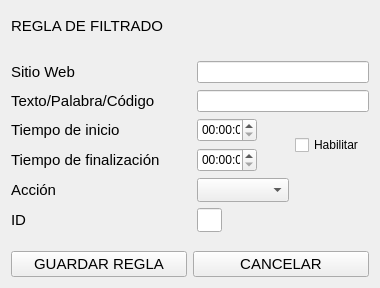
<?xml version="1.0" encoding="UTF-8"?>
<ui version="4.0">
 <class>AgregarReglaWeb</class>
 <widget class="QWidget" name="AgregarReglaWeb">
  <property name="geometry">
   <rect>
    <x>0</x>
    <y>0</y>
    <width>380</width>
    <height>288</height>
   </rect>
  </property>
  <property name="minimumSize">
   <size>
    <width>380</width>
    <height>288</height>
   </size>
  </property>
  <property name="maximumSize">
   <size>
    <width>380</width>
    <height>288</height>
   </size>
  </property>
  <property name="windowTitle">
   <string>Agregar regla manualmente</string>
  </property>
  <layout class="QGridLayout" name="gridLayout_3">
   <item row="4" column="0">
    <layout class="QGridLayout" name="gridLayout_2">
     <item row="0" column="0">
      <widget class="QPushButton" name="pushButton">
       <property name="font">
        <font>
         <family>Cantarell</family>
         <pointsize>11</pointsize>
        </font>
       </property>
       <property name="text">
        <string>GUARDAR REGLA</string>
       </property>
      </widget>
     </item>
     <item row="0" column="1">
      <widget class="QPushButton" name="pushButton_2">
       <property name="font">
        <font>
         <family>Cantarell</family>
         <pointsize>11</pointsize>
        </font>
       </property>
       <property name="text">
        <string>CANCELAR</string>
       </property>
      </widget>
     </item>
    </layout>
   </item>
   <item row="2" column="0">
    <layout class="QGridLayout" name="gridLayout">
     <item row="2" column="1">
      <widget class="QTimeEdit" name="timeEdit">
       <property name="minimumSize">
        <size>
         <width>60</width>
         <height>24</height>
        </size>
       </property>
       <property name="maximumSize">
        <size>
         <width>60</width>
         <height>24</height>
        </size>
       </property>
      </widget>
     </item>
     <item row="0" column="0">
      <widget class="QLabel" name="label_2">
       <property name="minimumSize">
        <size>
         <width>180</width>
         <height>24</height>
        </size>
       </property>
       <property name="maximumSize">
        <size>
         <width>180</width>
         <height>24</height>
        </size>
       </property>
       <property name="font">
        <font>
         <family>Cantarell</family>
         <pointsize>11</pointsize>
        </font>
       </property>
       <property name="text">
        <string>Sitio Web</string>
       </property>
      </widget>
     </item>
     <item row="4" column="1">
      <widget class="QComboBox" name="comboBox">
       <property name="minimumSize">
        <size>
         <width>92</width>
         <height>24</height>
        </size>
       </property>
       <property name="maximumSize">
        <size>
         <width>92</width>
         <height>24</height>
        </size>
       </property>
      </widget>
     </item>
     <item row="1" column="0">
      <widget class="QLabel" name="label_3">
       <property name="font">
        <font>
         <family>Cantarell</family>
         <pointsize>11</pointsize>
        </font>
       </property>
       <property name="text">
        <string>Texto/Palabra/Código</string>
       </property>
      </widget>
     </item>
     <item row="3" column="1">
      <widget class="QTimeEdit" name="timeEdit_2">
       <property name="minimumSize">
        <size>
         <width>60</width>
         <height>24</height>
        </size>
       </property>
       <property name="maximumSize">
        <size>
         <width>60</width>
         <height>24</height>
        </size>
       </property>
      </widget>
     </item>
     <item row="2" column="0">
      <widget class="QLabel" name="label_4">
       <property name="font">
        <font>
         <family>Cantarell</family>
         <pointsize>11</pointsize>
        </font>
       </property>
       <property name="text">
        <string>Tiempo de inicio</string>
       </property>
      </widget>
     </item>
     <item row="3" column="0">
      <widget class="QLabel" name="label_5">
       <property name="font">
        <font>
         <family>Cantarell</family>
         <pointsize>11</pointsize>
        </font>
       </property>
       <property name="text">
        <string>Tiempo de finalización</string>
       </property>
      </widget>
     </item>
     <item row="4" column="0">
      <widget class="QLabel" name="label_6">
       <property name="font">
        <font>
         <family>Cantarell</family>
         <pointsize>11</pointsize>
        </font>
       </property>
       <property name="text">
        <string>Acción</string>
       </property>
      </widget>
     </item>
     <item row="5" column="0">
      <widget class="QLabel" name="label_7">
       <property name="font">
        <font>
         <family>Cantarell</family>
         <pointsize>11</pointsize>
        </font>
       </property>
       <property name="text">
        <string>ID</string>
       </property>
      </widget>
     </item>
     <item row="5" column="1">
      <widget class="QLineEdit" name="lineEdit_3">
       <property name="minimumSize">
        <size>
         <width>25</width>
         <height>24</height>
        </size>
       </property>
       <property name="maximumSize">
        <size>
         <width>25</width>
         <height>24</height>
        </size>
       </property>
      </widget>
     </item>
     <item row="2" column="2" rowspan="2">
      <widget class="QCheckBox" name="checkBox">
       <property name="text">
        <string>Habilitar</string>
       </property>
      </widget>
     </item>
     <item row="0" column="1" colspan="2">
      <widget class="QLineEdit" name="lineEdit">
       <property name="text">
        <string/>
       </property>
      </widget>
     </item>
     <item row="1" column="1" colspan="2">
      <widget class="QLineEdit" name="lineEdit_2"/>
     </item>
    </layout>
   </item>
   <item row="0" column="0">
    <widget class="QLabel" name="label">
     <property name="minimumSize">
      <size>
       <width>200</width>
       <height>30</height>
      </size>
     </property>
     <property name="maximumSize">
      <size>
       <width>200</width>
       <height>30</height>
      </size>
     </property>
     <property name="font">
      <font>
       <family>Cantarell</family>
       <pointsize>11</pointsize>
      </font>
     </property>
     <property name="text">
      <string>REGLA DE FILTRADO</string>
     </property>
    </widget>
   </item>
   <item row="1" column="0">
    <spacer name="verticalSpacer">
     <property name="orientation">
      <enum>Qt::Vertical</enum>
     </property>
     <property name="sizeHint" stdset="0">
      <size>
       <width>20</width>
       <height>40</height>
      </size>
     </property>
    </spacer>
   </item>
   <item row="3" column="0">
    <spacer name="verticalSpacer_2">
     <property name="orientation">
      <enum>Qt::Vertical</enum>
     </property>
     <property name="sizeHint" stdset="0">
      <size>
       <width>20</width>
       <height>40</height>
      </size>
     </property>
    </spacer>
   </item>
  </layout>
 </widget>
 <resources/>
 <connections/>
</ui>
